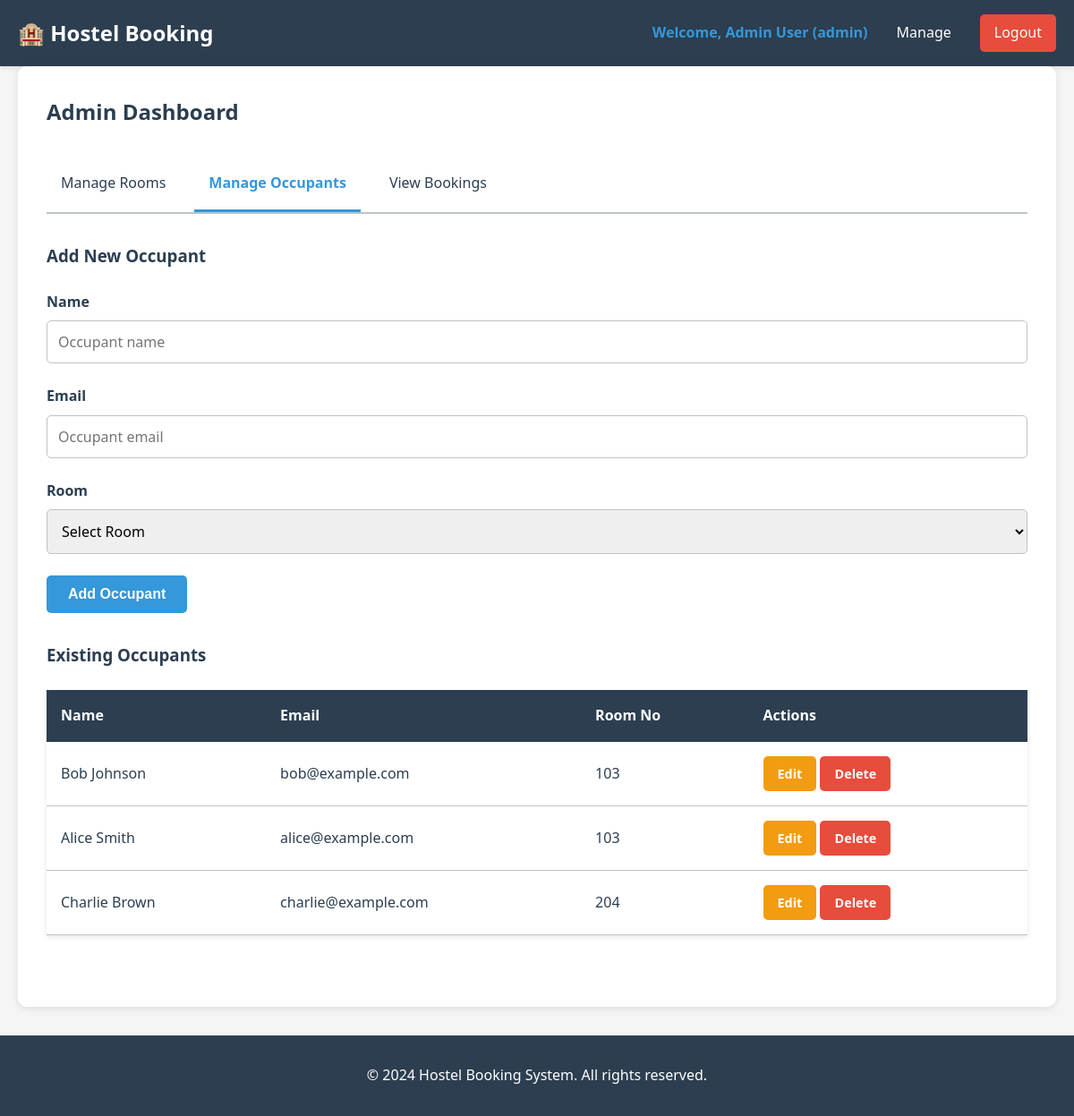
Page /public/add.php?action=occupants (signed in) on the committed database.
### tables this page shows
CREATE TABLE occupants (
    id INT PRIMARY KEY AUTO_INCREMENT,
    name VARCHAR(100) NOT NULL,
    email VARCHAR(100) NOT NULL,
    room_id INT NOT NULL,
    created_at TIMESTAMP DEFAULT CURRENT_TIMESTAMP,
    FOREIGN KEY (room_id) REFERENCES rooms(id) ON DELETE CASCADE
);

CREATE TABLE rooms (
    id INT PRIMARY KEY AUTO_INCREMENT,
    room_no VARCHAR(20) UNIQUE NOT NULL,
    type VARCHAR(50) NOT NULL,
    capacity INT NOT NULL,
    price DECIMAL(8, 2) NOT NULL,
    status ENUM('available', 'occupied', 'maintenance') DEFAULT 'available',
    created_at TIMESTAMP DEFAULT CURRENT_TIMESTAMP
);

### includes/functions.php (called while the page is built, shortened)
<?php
function sanitize($input) {
    return htmlspecialchars(trim($input), ENT_QUOTES, 'UTF-8');
}
function escape($output) {
    return htmlspecialchars($output, ENT_QUOTES, 'UTF-8');
}
?>

### public/add.php (the view, shortened to what this page needs)
<?php
require_once '../config/db.php';
require_once '../includes/functions.php';
$action = sanitize($_GET['action'] ?? 'rooms');
$rooms = $pdo->query('SELECT * FROM rooms ORDER BY room_no ASC')->fetchAll();
$occupants = $pdo->query('SELECT o.*, r.room_no FROM occupants o JOIN rooms r ON o.room_id = r.id ORDER BY r.room_no ASC')->fetchAll();
$csrf_token = generateCSRFToken();
?>
<?php require_once '../includes/header.php'; ?>
<div class="admin-dashboard">
    <h2>Admin Dashboard</h2>
    <div class="admin-tabs">
        <a href="?action=rooms" class="tab-link <?php echo $action === 'rooms' ? 'active' : ''; ?>">Manage Rooms</a>
        <a href="?action=occupants" class="tab-link <?php echo $action === 'occupants' ? 'active' : ''; ?>">Manage Occupants</a>
        <a href="?action=bookings" class="tab-link <?php echo $action === 'bookings' ? 'active' : ''; ?>">View Bookings</a>
    </div>
    <?php if ($action === 'rooms'): ?>
        <section class="admin-section">
            <h3>Add New Room</h3>
            <form method="POST" class="form">
                <div class="form-row">
                    <div class="form-group">
                        <label for="room_no">Room Number</label>
                        <input type="text" id="room_no" name="room_no" required placeholder="e.g., 101">
                    </div>
                    <div class="form-group">
                        <label for="type">Room Type</label>
                        <select id="type" name="type" required>
                            <option value="">Select Type</option>
                            <option value="Single">Single</option>
                            <option value="Double">Double</option>
                            <option value="Dormitory">Dormitory</option>
                            <option value="Suite">Suite</option>
                        </select>
                    </div>
                </div>
                <div class="form-row">
                    <div class="form-group">
                        <label for="capacity">Capacity</label>
                        <input type="number" id="capacity" name="capacity" required placeholder="Number of beds" min="1">
                    </div>
                    <div class="form-group">
                        <label for="price">Price (per night)</label>
                        <input type="number" id="price" name="price" required placeholder="e.g., 50.00" step="0.01" min="0">
                    </div>
                </div>
                <input type="hidden" name="csrf_token" value="<?php echo $csrf_token; ?>">
                <button type="submit" class="btn btn-primary">Add Room</button>
            </form>
            <h3>Existing Rooms</h3>
            <table class="table">
                <thead>
                    <tr>
                        <th>Room No</th>
                        <th>Type</th>
                        <th>Capacity</th>
                        <th>Price</th>
                        <th>Status</th>
                        <th>Actions</th>
                    </tr>
                </thead>
                <tbody>
                    <?php foreach ($rooms as $room): ?>
                        <tr>
                            <td><?php echo escape($room['room_no']); ?></td>
                            <td><?php echo escape($room['type']); ?></td>
                            <td><?php echo escape($room['capacity']); ?> beds</td>
                            <td>$<?php echo escape($room['price']); ?></td>
                            <td><span class="status status-<?php echo strtolower($room['status']); ?>"><?php echo escape($room['status']); ?></span></td>
                            <td>
                                <a href="edit.php?id=<?php echo $room['id']; ?>&type=room" class="btn btn-small btn-warning">Edit</a>
                                <a href="delete.php?id=<?php echo $room['id']; ?>&type=room" class="btn btn-small btn-danger" onclick="return confirm('Are you sure?')">Delete</a>
                            </td>
                        </tr>
                    <?php endforeach; ?>
                </tbody>
            </table>
        </section>
    <?php elseif ($action === 'occupants'): ?>
        <section class="admin-section">
            <h3>Add New Occupant</h3>
            <form method="POST" class="form">
                <div class="form-group">
                    <label for="occupant_name">Name</label>
                    <input type="text" id="occupant_name" name="occupant_name" required placeholder="Occupant name">
                </div>
                <div class="form-group">
                    <label for="occupant_email">Email</label>
                    <input type="email" id="occupant_email" name="occupant_email" required placeholder="Occupant email">
                </div>
                <div class="form-group">
                    <label for="room_id">Room</label>
                    <select id="room_id" name="room_id" required>
                        <option value="">Select Room</option>
                    </select>
                </div>
                <button type="submit" class="btn btn-primary">Add Occupant</button>
            </form>
            <h3>Existing Occupants</h3>
            <table class="table">
                <thead>
                    <tr>
                        <th>Name</th>
                        <th>Email</th>
                        <th>Room No</th>
                        <th>Actions</th>
                    </tr>
                </thead>
                <tbody>
                    <?php foreach ($occupants as $occupant): ?>
                        <tr>
                            <td><?php echo escape($occupant['name']); ?></td>
                            <td><?php echo escape($occupant['email']); ?></td>
                            <td><?php echo escape($occupant['room_no']); ?></td>
                            <td>
                                <a href="edit.php?id=<?php echo $occupant['id']; ?>&type=occupant" class="btn btn-small btn-warning">Edit</a>
                                <a href="delete.php?id=<?php echo $occupant['id']; ?>&type=occupant" class="btn btn-small btn-danger" onclick="return confirm('Are you sure?')">Delete</a>
                            </td>
                        </tr>
                    <?php endforeach; ?>
                </tbody>
            </table>
        </section>
    <?php endif; ?>
</div>
<?php require_once '../includes/footer.php'; ?>

### assets/css/style.css (style rules this page uses)
* { margin: 0; padding: 0; box-sizing: border-box; }
:root { --primary-color: #2c3e50; --secondary-color: #3498db; --success-color: #27ae60; --danger-color: #e74c3c; --warning-color: #f39c12; --light-bg: #ecf0f1; --text-color: #2c3e50; --border-color: #bdc3c7; }
body { font-family: 'Segoe UI', Tahoma, Geneva, Verdana, sans-serif; color: var(--text-color); line-height: 1.6; background-color: #f5f5f5; }
a { text-decoration: none; color: inherit; }
.form-group { margin-bottom: 1.5rem; }
.form-group label { display: block; margin-bottom: 0.5rem; font-weight: bold; }
.form-group input, .form-group select, .form-group textarea { width: 100%; padding: 0.75rem; border: 1px solid var(--border-color); border-radius: 5px; font-family: inherit; font-size: 1rem; }
.btn { display: inline-block; padding: 0.75rem 1.5rem; border: none; border-radius: 5px; cursor: pointer; font-size: 1rem; transition: all 0.3s; font-weight: bold; }
.btn-primary { background-color: var(--secondary-color); color: white; }
.btn-danger { background-color: var(--danger-color); color: white; }
.btn-warning { background-color: var(--warning-color); color: white; }
.btn-small { padding: 0.5rem 1rem; font-size: 0.9rem; }
.table { width: 100%; border-collapse: collapse; background-color: white; box-shadow: 0 2px 5px rgba(0, 0, 0, 0.1); margin-bottom: 2rem; }
.table thead { background-color: var(--primary-color); color: white; }
.table th { padding: 1rem; text-align: left; font-weight: bold; }
.table td { padding: 1rem; border-bottom: 1px solid var(--border-color); }
.admin-dashboard { background-color: white; border-radius: 10px; padding: 2rem; box-shadow: 0 2px 10px rgba(0, 0, 0, 0.1); }
.admin-dashboard h2 { margin-bottom: 2rem; }
.admin-tabs { display: flex; gap: 1rem; margin-bottom: 2rem; border-bottom: 2px solid var(--border-color); }
.tab-link { padding: 1rem; cursor: pointer; border-bottom: 3px solid transparent; transition: all 0.3s; }
.tab-link:hover, .tab-link.active { border-bottom-color: var(--secondary-color); color: var(--secondary-color); font-weight: bold; }
.admin-section { margin-bottom: 3rem; }
.admin-section h3 { margin-bottom: 1.5rem; margin-top: 2rem; }

### rows in the picture
occupants: name "Bob Johnson", email "bob@example.com", room.room_no "103"
occupants: name "Alice Smith", email "alice@example.com", room.room_no "103"
occupants: name "Charlie Brown", email "charlie@example.com", room.room_no "204"

### other values in the picture
getCurrentUser()['name'] "Admin User"
getCurrentUser()['role'] "admin"
